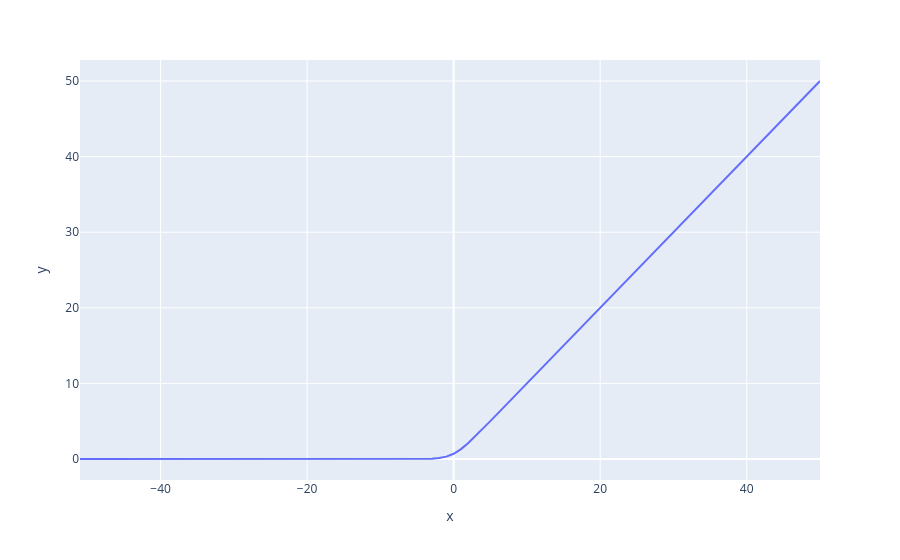

The notebook cell this image was saved under:
### Code cell
fig = go.Fpx.line(x=x, y=softplus)

### Figure 1 — Plotly figure (JSON) as saved in the notebook; plotly's stock layout.template omitted (floating-point values rounded to 4 significant figures)
{"data": [{"hovertemplate": "x=%{x}<br>y=%{y}<extra></extra>", "legendgroup": "", "line": {"color": "#636efa", "dash": "solid"}, "marker": {"symbol": "circle"}, "mode": "lines", "name": "", "orientation": "v", "showlegend": false, "type": "scatter", "x": [-51, -50, -49, -48, -47, -46, -45, -44, -43, -42, -41, -40, -39, -38, -37, -36, -35, -34, -33, -32, -31, -30, -29, -28, -27, -26, -25, -24, -23, -22, -21, -20, -19, -18, -17, -16, -15, -14, -13, -12, -11, -10, -9, -8, -7, -6, -5, -4, -3, -2, -1, 0, 1, 2, 3, 4, 5, 6, 7, 8, 9, 10, 11, 12, 13, 14, 15, 16, 17, 18, 19, 20, 21, 22, 23, 24, 25, 26, 27, 28, 29, 30, 31, 32, 33, 34, 35, 36, 37, 38, 39, 40, 41, 42, 43, 44, 45, 46, 47, 48, 49, 50], "xaxis": "x", "y": [0, 0, 0, 0, 0, 0, 0, 0, 0, 0, 0, 0, 0, 0, 0, 0, 0, 0, 0, 0, 0, 0, 0, 0, 0, 0, 0, 0, 0, 0, 0, 0, 0, 0, 0, 1.192e-07, 3.576e-07, 8.345e-07, 2.265e-06, 6.199e-06, 1.669e-05, 4.542e-05, 0.0001234, 0.0003354, 0.0009114, 0.002476, 0.006715, 0.01815, 0.04859, 0.1269, 0.3133, 0.6931, 1.313, 2.127, 3.049, 4.018, 5.007, 6.002, 7.001, 8.0, 9.0, 10.0, 11.0, 12.0, 13.0, 14.0, 15, 16, 17, 18, 19, 20, 21, 22, 23, 24, 25, 26, 27, 28, 29, 30, 31, 32, 33, 34, 35, 36, 37, 38, 39, 40, 41, 42, 43, 44, 45, 46, 47, 48, 49, 50], "yaxis": "y"}], "layout": {"autosize": true, "legend": {"tracegroupgap": 0}, "margin": {"t": 60}, "xaxis": {"anchor": "y", "autorange": true, "domain": [0, 1], "range": [-51, 50], "title": {"text": "x"}, "type": "linear"}, "yaxis": {"anchor": "x", "autorange": true, "domain": [0, 1], "range": [-2.778, 52.78], "title": {"text": "y"}, "type": "linear"}}}
